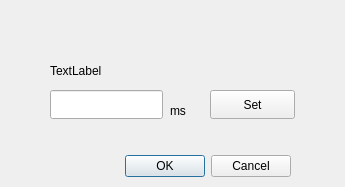
<?xml version="1.0" encoding="UTF-8"?>
<ui version="4.0">
 <class>PollingDialog</class>
 <widget class="QDialog" name="PollingDialog">
  <property name="geometry">
   <rect>
    <x>0</x>
    <y>0</y>
    <width>345</width>
    <height>187</height>
   </rect>
  </property>
  <property name="windowTitle">
   <string>Set Polling Interval</string>
  </property>
  <widget class="QDialogButtonBox" name="buttonBox">
   <property name="geometry">
    <rect>
     <x>-50</x>
     <y>150</y>
     <width>341</width>
     <height>32</height>
    </rect>
   </property>
   <property name="orientation">
    <enum>Qt::Horizontal</enum>
   </property>
   <property name="standardButtons">
    <set>QDialogButtonBox::Cancel|QDialogButtonBox::Ok</set>
   </property>
  </widget>
  <widget class="QLabel" name="label">
   <property name="geometry">
    <rect>
     <x>50</x>
     <y>60</y>
     <width>261</width>
     <height>21</height>
    </rect>
   </property>
   <property name="text">
    <string>TextLabel</string>
   </property>
  </widget>
  <widget class="QLineEdit" name="lineEdit">
   <property name="geometry">
    <rect>
     <x>50</x>
     <y>90</y>
     <width>113</width>
     <height>29</height>
    </rect>
   </property>
  </widget>
  <widget class="QLabel" name="label_2">
   <property name="geometry">
    <rect>
     <x>170</x>
     <y>100</y>
     <width>67</width>
     <height>21</height>
    </rect>
   </property>
   <property name="text">
    <string>ms</string>
   </property>
  </widget>
  <widget class="QPushButton" name="setButton">
   <property name="geometry">
    <rect>
     <x>210</x>
     <y>90</y>
     <width>85</width>
     <height>29</height>
    </rect>
   </property>
   <property name="text">
    <string>Set</string>
   </property>
  </widget>
 </widget>
 <resources/>
 <connections>
  <connection>
   <sender>buttonBox</sender>
   <signal>accepted()</signal>
   <receiver>PollingDialog</receiver>
   <slot>accept()</slot>
   <hints>
    <hint type="sourcelabel">
     <x>248</x>
     <y>254</y>
    </hint>
    <hint type="destinationlabel">
     <x>157</x>
     <y>274</y>
    </hint>
   </hints>
  </connection>
  <connection>
   <sender>buttonBox</sender>
   <signal>rejected()</signal>
   <receiver>PollingDialog</receiver>
   <slot>reject()</slot>
   <hints>
    <hint type="sourcelabel">
     <x>316</x>
     <y>260</y>
    </hint>
    <hint type="destinationlabel">
     <x>286</x>
     <y>274</y>
    </hint>
   </hints>
  </connection>
 </connections>
</ui>
